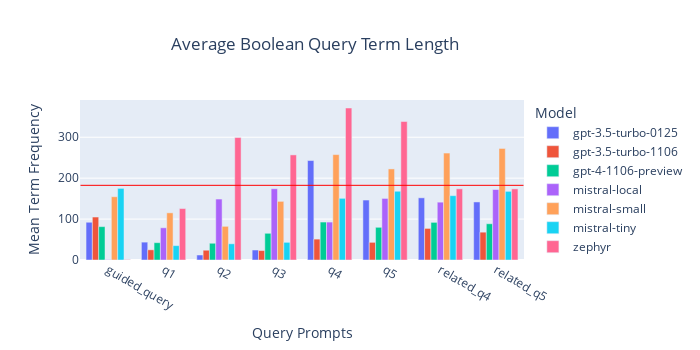

This figure's notebook cell:
### Code cell
melted_df = pd.melt(seed_df, id_vars=['model'], value_vars=['q1_answer_term_len', 'q2_answer_term_len', 'q3_answer_term_len', 'q4_answer_term_len', 'q5_answer_term_len', 'guided_query_answer_term_len', 'related_q4_answer_term_len', 'related_q5_answer_term_len'],
                    var_name='query', value_name='operator')
#melted_df = pd.melt(seed_df, id_vars=['model'], value_vars=['q1_answer_term_len', 'q2_answer_term_len', 'q3_answer_term_len', 'q4_answer_term_len', 'q5_answer_term_len'],
#                    var_name='query', value_name='operator')

# Group by 'model' and sum the answers for each question
summed_df = melted_df.groupby(['model', 'query']).mean().reset_index()
summed_df['query'] = summed_df['query'].apply(lambda x: x.rstrip("_answer_term_len"))

#custom_labels = {'q1_answer_term_len': 'q1', 'q2_answer_term_len': 'q2', 'q3_answer_term_len': 'q3', 'q4_answer_term_len': 'q4', 'q5_answer_term_len': 'q5', 'guided_query_term_len': 'guided query'}
#custom_labels = ['q1','q2','q3','q4','q5','guided_query']

fig = px.bar(summed_df, x='query', y='operator', color='model',
             title='Average Boolean Query Term Length',
             labels={'query': 'Query Prompts', 'operator': 'Mean Term Frequency', 'model': 'Model'},
     )

fig.add_shape(type="line",
    x0=-0.5, y0=182.5, x1=7.5, y1=182.5,
    line=dict(color="Red",width=1)
)



# Customize layout if needed
fig.update_layout(barmode='group', xaxis={'type': 'category'},legend=dict(font=dict(size=12))
, width=700, height=350, title_x=0.45)


# Show the plot
fig.show()
fig.write_image("average_term_length.pdf")

### Figure 1 — Plotly figure (JSON) as saved in the notebook; plotly's stock layout.template omitted (floating-point values rounded to 4 significant figures)
{"data": [{"alignmentgroup": "True", "hovertemplate": "Model=gpt-3.5-turbo-0125<br>Query Prompts=%{x}<br>Mean Term Frequency=%{y}<extra></extra>", "legendgroup": "gpt-3.5-turbo-0125", "marker": {"color": "#636efa", "pattern": {"shape": ""}}, "name": "gpt-3.5-turbo-0125", "offsetgroup": "gpt-3.5-turbo-0125", "orientation": "v", "showlegend": true, "textposition": "auto", "type": "bar", "x": ["guided_query", "q1", "q2", "q3", "q4", "q5", "related_q4", "related_q5"], "xaxis": "x", "y": [92.24, 43.66, 12.2, 24.39, 243.1, 146.5, 152.0, 141.9], "yaxis": "y"}, {"alignmentgroup": "True", "hovertemplate": "Model=gpt-3.5-turbo-1106<br>Query Prompts=%{x}<br>Mean Term Frequency=%{y}<extra></extra>", "legendgroup": "gpt-3.5-turbo-1106", "marker": {"color": "#EF553B", "pattern": {"shape": ""}}, "name": "gpt-3.5-turbo-1106", "offsetgroup": "gpt-3.5-turbo-1106", "orientation": "v", "showlegend": true, "textposition": "auto", "type": "bar", "x": ["guided_query", "q1", "q2", "q3", "q4", "q5", "related_q4", "related_q5"], "xaxis": "x", "y": [105, 24.91, 23.9, 23.12, 51.06, 43.16, 77.21, 68.02], "yaxis": "y"}, {"alignmentgroup": "True", "hovertemplate": "Model=gpt-4-1106-preview<br>Query Prompts=%{x}<br>Mean Term Frequency=%{y}<extra></extra>", "legendgroup": "gpt-4-1106-preview", "marker": {"color": "#00cc96", "pattern": {"shape": ""}}, "name": "gpt-4-1106-preview", "offsetgroup": "gpt-4-1106-preview", "orientation": "v", "showlegend": true, "textposition": "auto", "type": "bar", "x": ["guided_query", "q1", "q2", "q3", "q4", "q5", "related_q4", "related_q5"], "xaxis": "x", "y": [81.54, 42.35, 40.91, 65.26, 92.76, 79.9, 91.98, 88.57], "yaxis": "y"}, {"alignmentgroup": "True", "hovertemplate": "Model=mistral-local<br>Query Prompts=%{x}<br>Mean Term Frequency=%{y}<extra></extra>", "legendgroup": "mistral-local", "marker": {"color": "#ab63fa", "pattern": {"shape": ""}}, "name": "mistral-local", "offsetgroup": "mistral-local", "orientation": "v", "showlegend": true, "textposition": "auto", "type": "bar", "x": ["guided_query", "q1", "q2", "q3", "q4", "q5", "related_q4", "related_q5"], "xaxis": "x", "y": [1, 78.7, 149.0, 174.1, 92.7, 150.5, 141.3, 172.2], "yaxis": "y"}, {"alignmentgroup": "True", "hovertemplate": "Model=mistral-small<br>Query Prompts=%{x}<br>Mean Term Frequency=%{y}<extra></extra>", "legendgroup": "mistral-small", "marker": {"color": "#FFA15A", "pattern": {"shape": ""}}, "name": "mistral-small", "offsetgroup": "mistral-small", "orientation": "v", "showlegend": true, "textposition": "auto", "type": "bar", "x": ["guided_query", "q1", "q2", "q3", "q4", "q5", "related_q4", "related_q5"], "xaxis": "x", "y": [154.6, 115.2, 82.25, 143.3, 257.6, 222.6, 261.4, 272.6], "yaxis": "y"}, {"alignmentgroup": "True", "hovertemplate": "Model=mistral-tiny<br>Query Prompts=%{x}<br>Mean Term Frequency=%{y}<extra></extra>", "legendgroup": "mistral-tiny", "marker": {"color": "#19d3f3", "pattern": {"shape": ""}}, "name": "mistral-tiny", "offsetgroup": "mistral-tiny", "orientation": "v", "showlegend": true, "textposition": "auto", "type": "bar", "x": ["guided_query", "q1", "q2", "q3", "q4", "q5", "related_q4", "related_q5"], "xaxis": "x", "y": [175.0, 35.13, 39.61, 43.15, 150.7, 168.0, 157.2, 167.8], "yaxis": "y"}, {"alignmentgroup": "True", "hovertemplate": "Model=zephyr<br>Query Prompts=%{x}<br>Mean Term Frequency=%{y}<extra></extra>", "legendgroup": "zephyr", "marker": {"color": "#FF6692", "pattern": {"shape": ""}}, "name": "zephyr", "offsetgroup": "zephyr", "orientation": "v", "showlegend": true, "textposition": "auto", "type": "bar", "x": ["guided_query", "q1", "q2", "q3", "q4", "q5", "related_q4", "related_q5"], "xaxis": "x", "y": [1, 125.7, 299.3, 256.8, 371.4, 338.4, 173.9, 173.8], "yaxis": "y"}], "layout": {"barmode": "group", "height": 350, "legend": {"font": {"size": 12}, "title": {"text": "Model"}, "tracegroupgap": 0}, "shapes": [{"line": {"color": "Red", "width": 1}, "type": "line", "x0": -0.5, "x1": 7.5, "y0": 182.5, "y1": 182.5}], "title": {"text": "Average Boolean Query Term Length", "x": 0.45}, "width": 700, "xaxis": {"anchor": "y", "autorange": true, "domain": [0, 1], "range": [-0.5089, 7.509], "title": {"text": "Query Prompts"}, "type": "category"}, "yaxis": {"anchor": "x", "autorange": true, "domain": [0, 1], "range": [0, 391], "title": {"text": "Mean Term Frequency"}, "type": "linear"}}}
